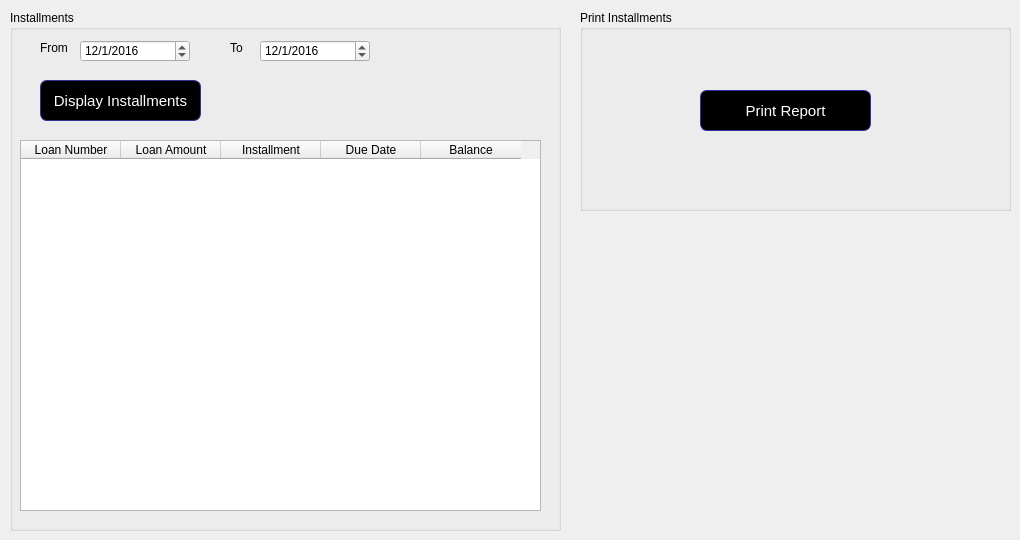
      <widget class="QWidget" name="tab_19">
       <attribute name="title">
        <string>Installment Collectible</string>
       </attribute>
       <widget class="QGroupBox" name="groupBox_16">
        <property name="geometry">
         <rect>
          <x>10</x>
          <y>10</y>
          <width>551</width>
          <height>521</height>
         </rect>
        </property>
        <property name="title">
         <string>Installments</string>
        </property>
        <widget class="QDateEdit" name="dateEdit">
         <property name="geometry">
          <rect>
           <x>70</x>
           <y>30</y>
           <width>110</width>
           <height>22</height>
          </rect>
         </property>
         <property name="dateTime">
          <datetime>
           <hour>0</hour>
           <minute>0</minute>
           <second>0</second>
           <year>2016</year>
           <month>1</month>
           <day>12</day>
          </datetime>
         </property>
         <property name="displayFormat">
          <string>d/M/yyyy</string>
         </property>
        </widget>
        <widget class="QLabel" name="label_79">
         <property name="geometry">
          <rect>
           <x>30</x>
           <y>30</y>
           <width>41</width>
           <height>16</height>
          </rect>
         </property>
         <property name="text">
          <string>From</string>
         </property>
        </widget>
        <widget class="QLabel" name="label_80">
         <property name="geometry">
          <rect>
           <x>220</x>
           <y>30</y>
           <width>31</width>
           <height>16</height>
          </rect>
         </property>
         <property name="text">
          <string>To</string>
         </property>
        </widget>
        <widget class="QDateEdit" name="dateEdit_2">
         <property name="geometry">
          <rect>
           <x>250</x>
           <y>30</y>
           <width>110</width>
           <height>22</height>
          </rect>
         </property>
         <property name="dateTime">
          <datetime>
           <hour>0</hour>
           <minute>0</minute>
           <second>0</second>
           <year>2016</year>
           <month>1</month>
           <day>12</day>
          </datetime>
         </property>
         <property name="displayFormat">
          <string>d/M/yyyy</string>
         </property>
        </widget>
        <widget class="QPushButton" name="pushButton_13">
         <property name="geometry">
          <rect>
           <x>30</x>
           <y>70</y>
           <width>161</width>
           <height>41</height>
          </rect>
         </property>
         <property name="styleSheet">
          <string notr="true">QPushButton {
color: white;
background-color: QLinearGradient( );
border-width: 1px;
border-color: #339;
border-style: solid;
border-radius: 7;
padding: 3px;
font-size: 15px;
padding-left: 5px;
padding-right: 5px;

}</string>
         </property>
         <property name="text">
          <string>Display Installments</string>
         </property>
        </widget>
        <widget class="QTableWidget" name="tableWidget_4">
         <property name="geometry">
          <rect>
           <x>10</x>
           <y>130</y>
           <width>521</width>
           <height>371</height>
          </rect>
         </property>
         <column>
          <property name="text">
           <string>Loan Number</string>
          </property>
         </column>
         <column>
          <property name="text">
           <string>Loan Amount</string>
          </property>
         </column>
         <column>
          <property name="text">
           <string>Installment</string>
          </property>
         </column>
         <column>
          <property name="text">
           <string>Due Date</string>
          </property>
         </column>
         <column>
          <property name="text">
           <string>Balance</string>
          </property>
         </column>
        </widget>
       </widget>
       <widget class="QGroupBox" name="groupBox_17">
        <property name="geometry">
         <rect>
          <x>580</x>
          <y>10</y>
          <width>431</width>
          <height>201</height>
         </rect>
        </property>
        <property name="title">
         <string>Print Installments</string>
        </property>
        <widget class="QPushButton" name="pushButton_14">
         <property name="geometry">
          <rect>
           <x>120</x>
           <y>80</y>
           <width>171</width>
           <height>41</height>
          </rect>
         </property>
         <property name="styleSheet">
          <string notr="true">QPushButton {
color: white;
background-color: QLinearGradient( );
border-width: 1px;
border-color: #339;
border-style: solid;
border-radius: 7;
padding: 3px;
font-size: 15px;
padding-left: 5px;
padding-right: 5px;

}</string>
         </property>
         <property name="text">
          <string>Print Report</string>
         </property>
        </widget>
       </widget>
      </widget>
